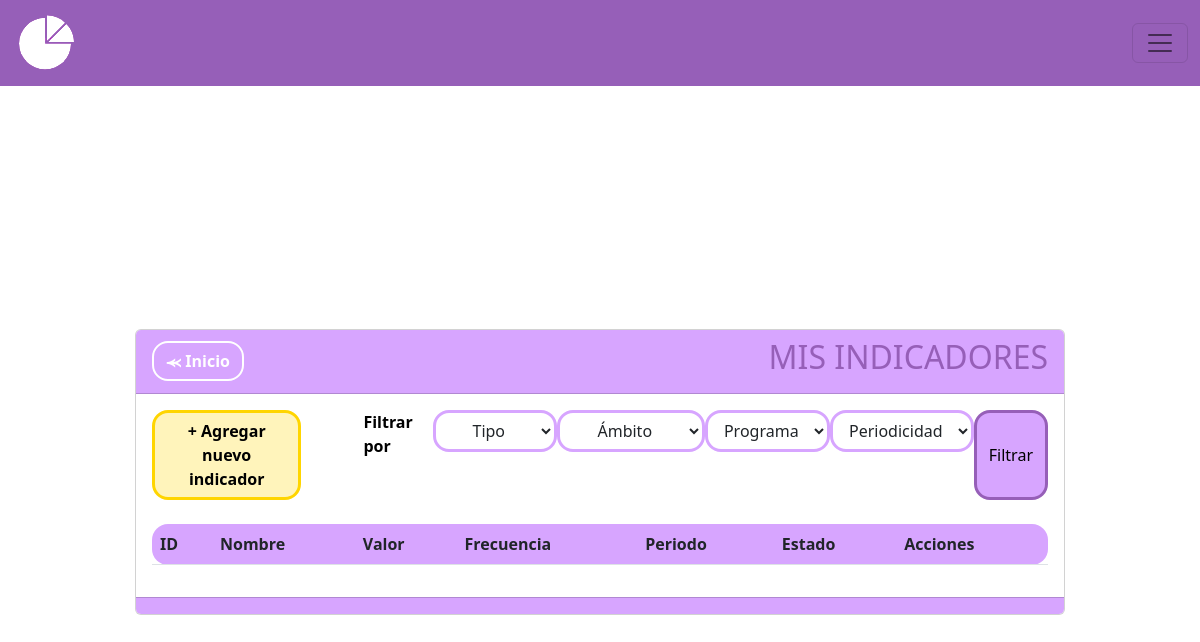
The page /indicadores on the database as committed earlier.
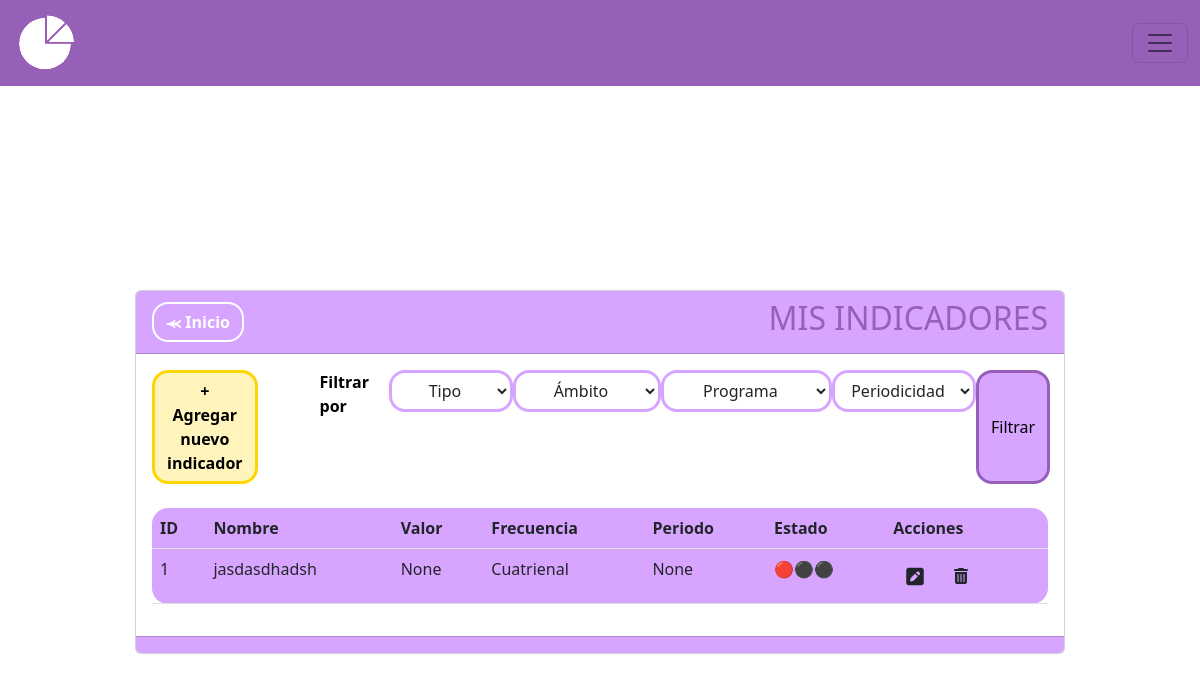
The same page on the database as committed later.
### MIReApp/models.py (models this page shows, shortened)
class Indicador(models.Model):
    id = models.AutoField(primary_key=True)
    nombre = models.CharField(max_length=100,
                              verbose_name='Nombre',
                              unique= True,
                              validators= [
                                  RegexValidator(regex= r'^[a-zA-Z\s]*$',
                                                 message="El nombre no puede contener caracteres especiales.",
                                                 code='invalid_nombre')
                              ])
    descripcion = models.CharField(max_length=100, verbose_name='Descripción', blank=True, null=True)
    ambito = models.ForeignKey('Ambito', on_delete=models.CASCADE)
    tipo = models.ForeignKey('Tipo', on_delete=models.CASCADE)
    programa = models.ForeignKey('Programa', on_delete=models.SET_NULL, null=True, blank=True)
    objetivo = models.ForeignKey('Objetivos', on_delete=models.CASCADE, blank=True, null=True)
    frecuencia = models.CharField(verbose_name='Frecuencia de medición',max_length=10, choices=FRECUENCIAS)
    formula = models.CharField(max_length=20, choices= FORMULAS,verbose_name='Formula', blank=True)
    numerador = models.ForeignKey('Metrica', related_name='Numerador', on_delete=models.CASCADE, blank=True, null=True)
    denominador = models.ForeignKey('Metrica', related_name='Denominador', on_delete=models.CASCADE, blank=True, null=True)
    numerador_periodo = models.ForeignKey('HistorialMetrica', related_name='Instancia_Numerador', on_delete=models.CASCADE, blank=True, null=True)
    denominador_periodo = models.ForeignKey('HistorialMetrica', related_name='Instancia_Denominador', on_delete=models.CASCADE, blank=True, null=True)
    numerador_medida = models.CharField(max_length=100, verbose_name='', blank=True, null=True)
    denominador_medida = models.CharField(max_length=100, verbose_name='', blank=True, null=True)
    numerador_valor = models.PositiveIntegerField(verbose_name='', blank=True, null=True)
    denominador_valor = models.PositiveIntegerField(verbose_name='' , blank=True, null=True)
    resultado = models.CharField(max_length=100, verbose_name='', blank=True, null=True)
    estado = models.CharField(max_length=100, verbose_name='Descripción', blank=True, null=True)

### MIReApp/views.py (the view)
# urls.py: path('indicadores',views.indicadores, name='indicadores'),
def indicadores(request):
    indicadores = Indicador.objects.all()
    tipos = Tipo.objects.all()
    ambitos = Ambito.objects.all()
    programas = Programa.objects.all()
    return render(request, 'indicadores/index.html', {'indicador': indicadores,'tipos': tipos,'ambitos': ambitos,'programas': programas,})

### MIReApp/templates/indicadores/index.html (shortened to what the changed rows need)
{% extends "base.html" %}
{% block contenido %}
<br>
<br>
<br>
<br>
<br>
<center>
    <link rel="stylesheet" href="https://cdnjs.cloudflare.com/ajax/libs/font-awesome/6.4.2/css/all.min.css">
    <div class="col-md-10 card" style="text-align: left;">
        <div class="card-header" style="background-color: #D7A5FF;">
            <div style="display: flex; justify-content: space-between; align-items: center;">
                <span>
                    <h2>MIS INDICADORES</h2>
                </span>
            </div>
        </div>
        <div class="card-body">
            <br>
            <div class="table-responsive">
                <table class="table rounded-4" style="background-color: #D7A5FF;">
                    <thead>
                        <tr>
                            <th scope="col">ID</th>
                            <th scope="col">Nombre</th>
                            <th scope="col">Valor</th>
                            <th scope="col">Frecuencia</th>
                            <th scope="col">Periodo</th>
                            <th scope="col">Estado</th>
                            <th scope="col">Acciones</th>
                        </tr>
                    </thead>
                    <tbody>
                        {% for indi in indicador %}
                        <tr class="">
                            <td scope="row">{{ indi.id }}</td>
                            <td>{{ indi.nombre }}</td>
                            <td>{{ indi.resultado }}</td>
                            <td>{{ indi.frecuencia }}</td>
                            <td>{{ indi.numerador_periodo }}</td>
                            {% if indi.numerador_medida == None and indi.denominador_medida == None and indi.numerador_valor == None and indi.denominador_valor == None %}
                                <td> 🔴⚫⚫ </td>
                            {% elif indi.numerador_medida != None and indi.denominador_medida != None and indi.numerador_valor != None and indi.denominador_valor != None %}
                                <td> ⚫⚫🟢 </td>
                            {% else %}
                                <td> ⚫🟡⚫ </td>
                            {% endif %}
                            <td>
                                <a class="btn" href="{% url 'editar_indicador' indi.id %}"><i class="fa-solid fa-square-pen fa-lg"></i></a>
                                <a class="btn eliminarIndicador-btn" href="{% url 'eliminar_indicador' indi.id %}" data-id="{{ item.id }}" role="button"><i class="fa-solid fa-trash-can"></i></a>
                            </td>
                        </tr>
                        {% endfor %}
                    </tbody>
                </table>
            </div>
        </div>
    </div>
</div>
{% endblock %}

Rows that differ between the two databases and show on the page:
added Indicador: id "1", nombre "jasdasdhadsh", resultado "None", frecuencia "Cuatrienal", numerador_periodo "None"
